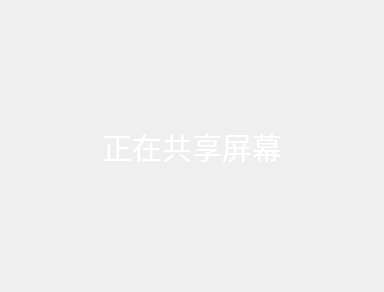
<?xml version="1.0" encoding="UTF-8"?>
<ui version="4.0">
 <class>ScreenShareUI</class>
 <widget class="QWidget" name="ScreenShareUI">
  <property name="geometry">
   <rect>
    <x>0</x>
    <y>0</y>
    <width>384</width>
    <height>292</height>
   </rect>
  </property>
  <property name="sizePolicy">
   <sizepolicy hsizetype="Expanding" vsizetype="Expanding">
    <horstretch>0</horstretch>
    <verstretch>0</verstretch>
   </sizepolicy>
  </property>
  <property name="styleSheet">
   <string notr="true">#lbDesc {
	color: white;
	font-size: 30px;
}</string>
  </property>
  <layout class="QVBoxLayout" name="verticalLayout">
   <property name="spacing">
    <number>0</number>
   </property>
   <property name="leftMargin">
    <number>0</number>
   </property>
   <property name="topMargin">
    <number>0</number>
   </property>
   <property name="rightMargin">
    <number>0</number>
   </property>
   <property name="bottomMargin">
    <number>0</number>
   </property>
   <item>
    <widget class="QLabel" name="lbDesc">
     <property name="text">
      <string>正在共享屏幕</string>
     </property>
     <property name="alignment">
      <set>Qt::AlignCenter</set>
     </property>
    </widget>
   </item>
  </layout>
 </widget>
 <layoutdefault spacing="6" margin="11"/>
 <resources/>
 <connections/>
</ui>
